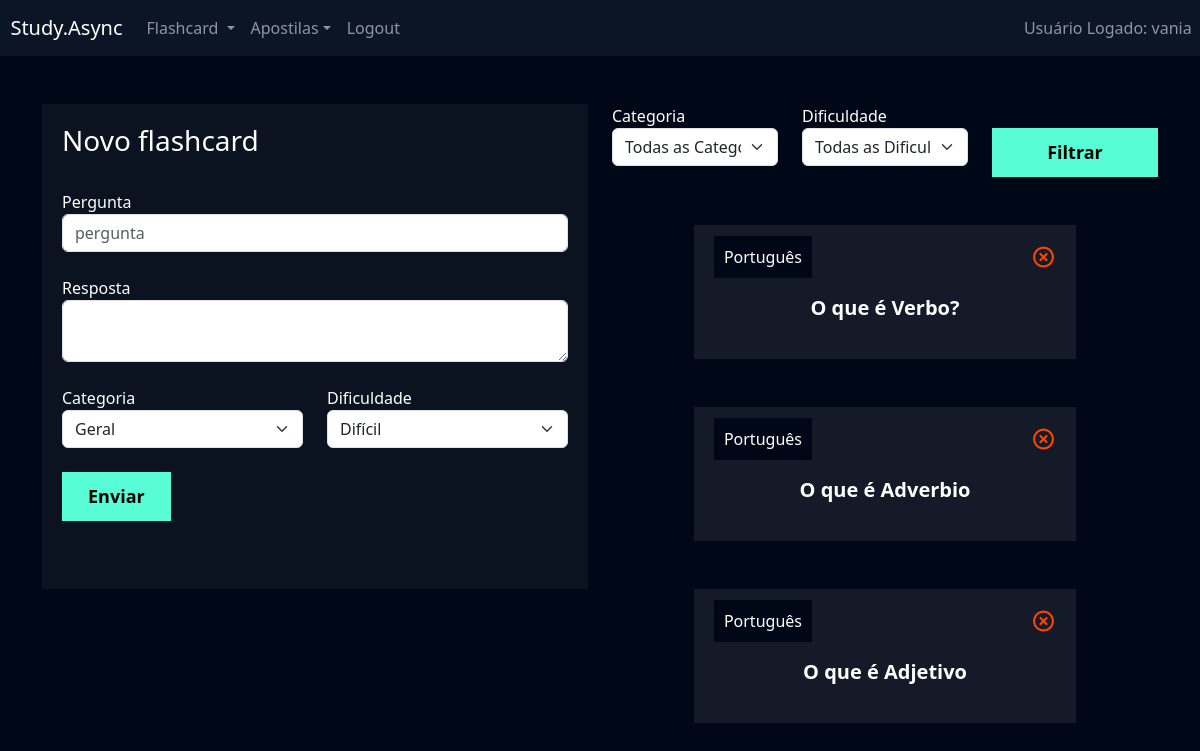
Screenshot of /flashcard/novo_flashcard/ (signed in) with the database file from the repository.
### flashcard/models.py (models this page shows, shortened)
class Flashcard(models.Model):
    DIFICULDADE_CHOICES = (('D', 'Difícil'), ('M', 'Médio'), ('F', 'Fácil'))
    user = models.ForeignKey(User, on_delete=models.DO_NOTHING)
    pergunta = models.CharField(max_length=100)
    resposta = models.TextField()
    categoria = models.ForeignKey(Categoria, on_delete=models.DO_NOTHING)
    dificuldade = models.CharField(max_length=1, choices=DIFICULDADE_CHOICES)

class Categoria(models.Model):
    nome = models.CharField(max_length=20)
    def __str__(self):
        return self.nome

### flashcard/views.py (the view, shortened to what this page needs)
# urls.py: path('novo_flashcard/', views.novo_flashcard, name='novo_flashcard'),
def novo_flashcard(request):
    if not request.user.is_authenticated:
        return redirect('/usuarios/login')
    if request.method == 'GET':
        categorias = Categoria.objects.all()
        dificuldades = Flashcard.DIFICULDADE_CHOICES
        flashcards = Flashcard.objects.filter(user = request.user)
        categoria_filtrar = request.GET.get('categoria')
        dificuldade_filtrar = request.GET.get('dificuldade')
        if categoria_filtrar:
            flashcards = flashcards.filter(categoria__id=categoria_filtrar)
        if dificuldade_filtrar:
            flashcards = flashcards.filter(dificuldade=dificuldade_filtrar)
        return render (request, 'novo_flashcard.html',{'categorias':categorias, 'dificuldades': dificuldades, 'flashcards': flashcards })

### flashcard/templates/novo_flashcard.html (shortened to what this page needs)
{% extends "base.html" %}
{% load static %}
{% block 'cabecalho' %}
    <link href="{% static 'usuarios/css/cadastro.css' %}" rel="stylesheet">
    <link href='https://unpkg.com/boxicons@2.1.4/css/boxicons.min.css' rel='stylesheet'>
    <link href="{% static 'flashcard/css/novo_flashcard.css' %}" rel="stylesheet">
{% endblock 'cabecalho' %}
{% block 'conteudo' %}
{% include "partials/header.html"%}
    <div class="container">
        <br>
        <br>
        <div class="row">
            <div class="col-md">
                <div class="box-form">
                    <form action="{% url 'novo_flashcard' %}" method="POST"> {% csrf_token %}
                        <h3>Novo flashcard</h3>
                        <br>
                        <label>Pergunta</label>
                        <input type="text" class="form-control" placeholder="pergunta" name="pergunta">
                        <br>
                        <label>Resposta</label>
                        <textarea class="form-control" name="resposta"></textarea>
                        <br>
                        <div class="row">
                                <div class="col-md">
                                    <label for="">Categoria</label>
                                    <select class="form-select" name="categoria">
                                        {% for categoria in categorias %}
                                            <option value={{ categoria.id }}>{{categoria}} </option>
                                        {% endfor %}
                                    </select>
                                </div>
                                <div class="col-md">
                                    <label for="">Dificuldade</label>
                                    <select class="form-select" name="dificuldade">
                                        {% for dificuldade in dificuldades %}
                                            <option value={{ dificuldade.0 }}>{{dificuldade.1}} </option>
                                        {% endfor %}
                                    </select>
                                </div>
                        </div>
                        <br>
                        <input type="submit" value="Enviar" class="btn-cadastro">
                        <br>
                        <br>
                        <br>
                    </form>
                </div>
            </div>
            <div class="col-md">
                <form action="{% url 'novo_flashcard' %}" method="GET">
                    <div class="row">
                        <div class="col-md">
                            <label for="">Categoria</label>
                            <select name="categoria" id="" class="form-select">
                                <option value="">Todas as Categorias</option>
                            </select>
                        </div>
                        <div class="col-md">
                            <label for="">Dificuldade</label>
                            <select name="dificuldade" id="" class="form-select">
                                <option value="">Todas as Dificuldades</option>
                            </select>
                        </div>
                        <div class="col-md">
                            <br>
                            <input type="submit" style="width: 100%" value="Filtrar" class="btn-cadastro">
                        </div>
                    </div>
                </form>
                <br>
                <br>
                {% for flash in flashcards %}
                    <div class="box-new-flashcard" onclick="flip_card({{flash.id}})">
                        <div class="flashcard ">
                            <div class="flashcard-categoria">
                                {{flash.categoria}}
                            </div>
                            <a href="{% url 'deletar_flashcard' flash.id %}"><i class='icone-exit bx bx-x-circle'></i></a>
                            <br>
                            <br>
                            <div class="flashcard-box-item">
                                <p class="flashcard-item">{{flash.pergunta}}</p>
                            </div>
                        </div>
                    </div>
                    <br>
                    <br>
                {% endfor %}
            </div>
        </div>
    </div>
{% endblock 'conteudo' %}

### templates/partials/header.html (shortened to what this page needs)
<head>
    <link href='https://unpkg.com/boxicons@2.1.4/css/boxicons.min.css' rel='stylesheet'>
</head>
<nav style="background-color: var(--main-color)" class="navbar navbar-expand-lg navbar-dark">
  <a class="navbar-brand" href="#">&nbsp;&nbsp;Study.Async</a>
  <div class="collapse navbar-collapse justify-content-between" id="navbarNav">
    <ul class="navbar-nav">
      <li class="nav-item dropdown">
        <a class="nav-link dropdown-toggle" href="#" id="flashcardDropdown" role="button" data-bs-toggle="dropdown" aria-expanded="false">
          Flashcard
        </a>
      </li>
      <li class="nav-item dropdown">
        <a class="nav-link dropdown-toggle" href="#" id="apostilasDropdown" role="button" data-bs-toggle="dropdown" aria-expanded="false">Apostilas</a>
      </li>
      <li class="nav-item navbar-collapse justify-content-between">
        <a class="nav-link" href="{% url 'logout' %}">Logout</a>
      </li>
    </ul>
    <span class="navbar-text">
      Usuário Logado: {{request.user}}&nbsp;&nbsp;
    </span>
  </div>
</nav>

### templates/static/geral/css/base.css (style rules this page uses)
:root { --main-color: #0b1526; --dark-color: #000716; --secondary-dark-color: rgb(15, 2, 26); --light-color: #00c1f3; --contrast-color: #f4c96b; --differential-color: #58fcd5; }
body { background-color: var(--dark-color) !important; color: white !important; }

### templates/static/usuarios/css/cadastro.css (style rules this page uses)
* { margin: 0; padding: 0; }
.box-form { padding: 20px; background-color: rgba(217,217,217, .05); color: white !important; }
.btn-cadastro { padding: 10px; background-color: #58fcd5; border: none; border: 1px solid #58fcd5; font-size: 18px; font-weight: bold; padding-left: 25px; padding-right: 25px; }

### templates/static/flashcard/css/novo_flashcard.css (style rules this page uses)
.box-new-flashcard { width: 70%; margin: auto; }
.flashcard { background-color: rgba(255, 255, 255, .08); padding: 20px; }
.flashcard-box-item { text-align: center; }
.flashcard p { font-size: 20px; font-weight: bold; cursor: pointer; }
.flashcard-categoria { background-color: var(--dark-color); display: inline; padding: 10px; }
.icone-exit { float: right; font-size: 25px; color: orangered; }

### rows the page displays
Flashcard: categoria "Português", pergunta "O que é Verbo?"
Flashcard: categoria "Português", pergunta "O que é Adverbio"
Flashcard: categoria "Português", pergunta "O que é Adjetivo"

### other values shown
{{ request.user }} "vania"
form field categoria "Geral"
form field dificuldade "Difícil"
